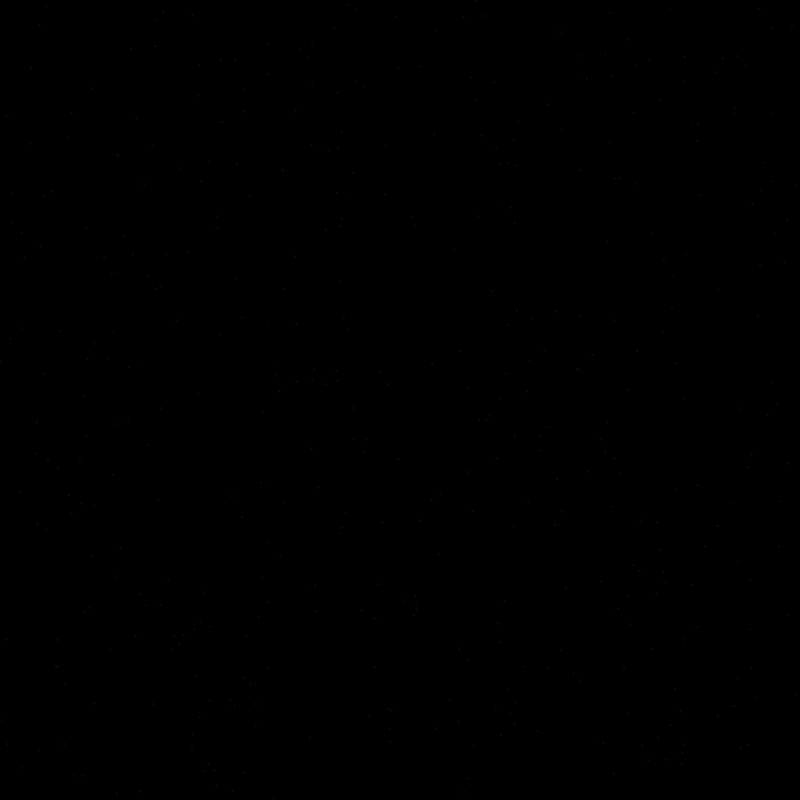
Frame 1 (no input)
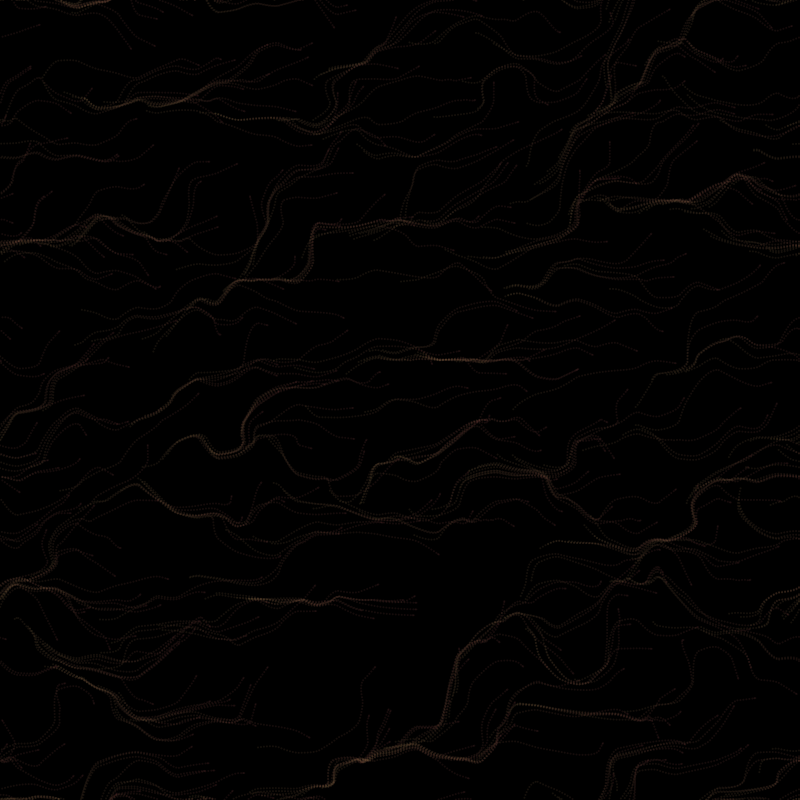
Frame 60 (the mouse pressed at the canvas centre just before this capture)
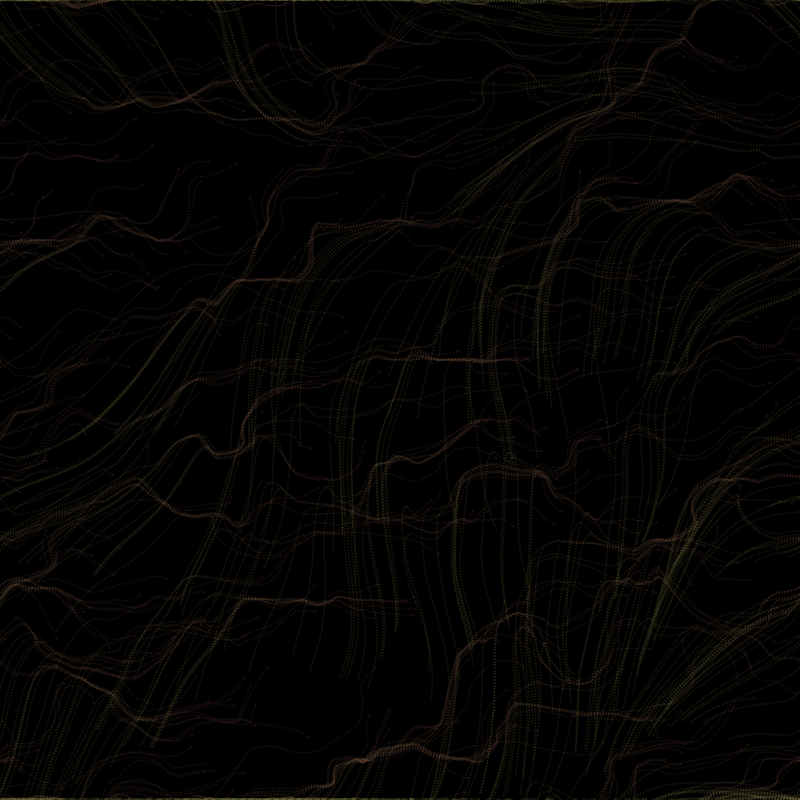
Frame 120 (the mouse held since frame 60 and released just before this capture)

The Processing sketch that drew these frames (run headless with seeded random() and noise(); from frame 60 on, the mouse is pressed at the canvas centre):

// Processing sketch: Noise_9_PerlinParticles
// ── Noise_9_PerlinParticles.pde

PVector[][] field;
float scale = 20;
int rows;
int columns;
float noiseZ = random(1000);
ArrayList<Particle> particles;
Boolean bRenderParticles = false;

void setup() {
  size(800, 800);
  background(0);
  reset();
}

void initField() {
  field = new PVector[columns][rows];
  for (int x = 0; x < columns; x++) {
    for (int y = 0; y < rows; y++) {
      field[x][y] = new PVector(0, 0);
    }
  }
}

void calculateField() {
  for (int x = 0; x < columns; x++) {
    for (int y = 0; y < rows; y++) {
      float divider = map(mouseX, 0, width, 2, 50);
      float angle = noise(x/divider, y/divider, noiseZ) * TWO_PI;
      field[x][y] = PVector.fromAngle(angle);
      field[x][y].setMag(1);

      //now draw the field vector
      if (bRenderParticles)
      {
        pushMatrix();
        translate(x*scale, y*scale);
        rotate(angle);
        stroke(255);
        line(0, 0, scale, 0);
        popMatrix();
      }
    }
  }
}

void reset() {
  noiseSeed((long)random(200));
  columns = floor(width / scale)+1;
  rows = floor(height / scale)+1;
  initField();
  initParticles();
}

void initParticles()
{
  particles = new ArrayList<Particle>();
  int numberOfParticles = (width * height) / 1500;
  for (int i = 0; i < numberOfParticles; i++) {
    Particle particle = new Particle();
    particles.add(particle);
  }
}

void drawParticles() {
  for (int i = 0; i < particles.size(); i++)
  {
    Particle p = particles.get(i);
    if (bRenderParticles) {
      p.drawParticle();
    } else { 
      p.drawTrails();
    }
    p.followField();
    p.update();
    p.wrap();
  }
}

void keyPressed()
{
  if (key == ' ') {
    background(0);
    bRenderParticles = !bRenderParticles;
  }
}

void draw() {
  if (bRenderParticles) {
    background(0);
    colorMode(RGB, 255);
  } else {
    colorMode(HSB, 255);
  }
  calculateField();
  noiseZ += 0.005;
  drawParticles();
}

// ── Particle.pde
class Particle {
  PVector accel;
  PVector vel;
  PVector pos;
  int size = 8;
  float hue = 0;

  Particle() 
  {
    pos = new PVector(random(width), random(height) );    
    vel = new PVector(0, 0);
    accel = new PVector(0, 0);
  }

  void update() {
    vel.add(accel);
    pos.add(vel);
    vel.limit(2);
    accel.mult(0);
  }

  void drawParticle() {
    noStroke();
    fill(0, 255, 0);
    rect(pos.x, pos.y, size, size);
  }

  void drawTrails() {
    noStroke();
    hue += 0.4f;
    fill(hue, 128, 128, 40);
    ellipse(pos.x, pos.y, 2, 2);
  }

  void followField() {
    PVector index = new PVector(0, 0);
    index.x = floor(pos.x/scale);
    index.y = floor(pos.y/scale);

    PVector v  = new PVector();
    // if (index.x >= 0 && index.x < (columns+1) && index.y >= 0 && index.y < (rows+1)) {
    v = field[(int)index.x][(int)index.y];
    // }

    //apply force to particle
    accel.add(v);
  }

  void wrap() {
    if (pos.x > width) {
      pos.x = 0;
    } else if (pos.x < 0) {
      pos.x = width - 1;
    }
    if (pos.y > height) {
      pos.y = 0;
    } else if (pos.y < 0) {
      pos.y = height - 1;
    }
  }
}
